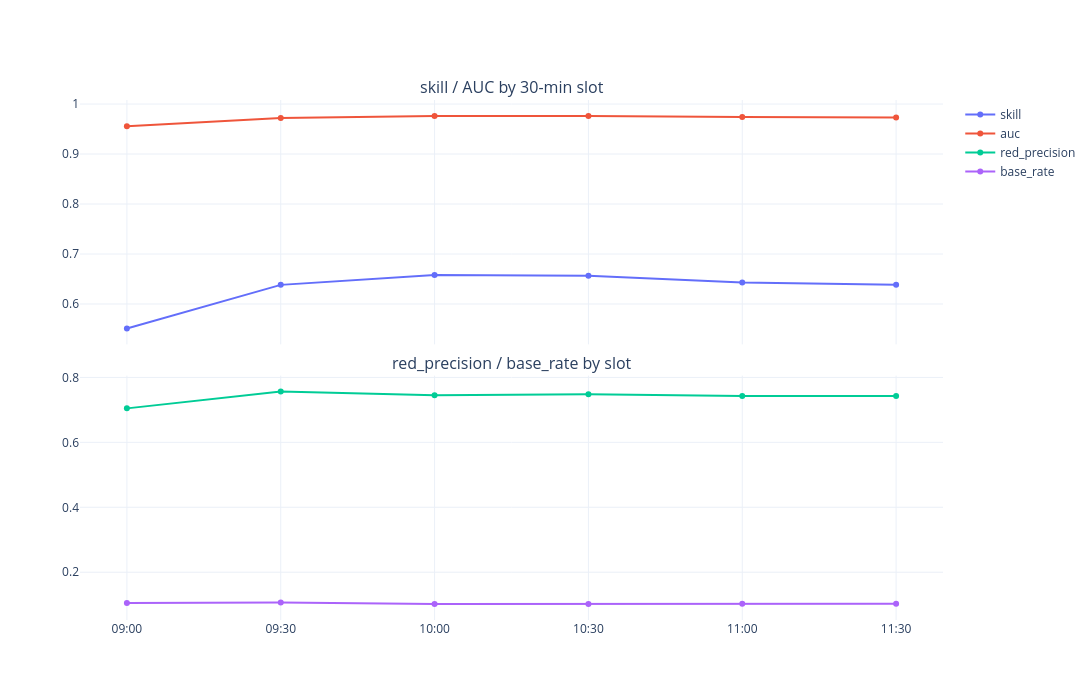
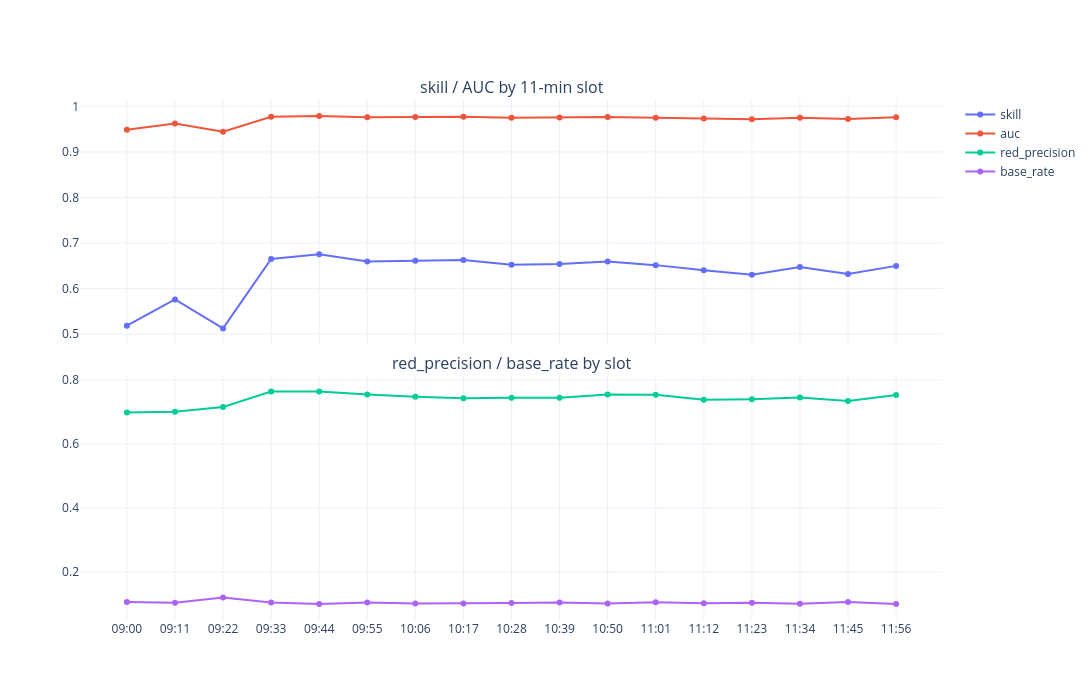

Notebook code cell kept with these figures, in order:
### Code cell
# ---------------------------------------------------------------- usage
FINE_BIN = 11                 # minutes

coarse, fine, pred = run()

### Figure 1 — Plotly figure (JSON) as saved in the notebook; plotly's stock layout.template omitted (floating-point values rounded to 4 significant figures)
{"data": [{"mode": "lines+markers", "name": "skill", "type": "scatter", "x": ["09:00", "09:30", "10:00", "10:30", "11:00", "11:30"], "xaxis": "x", "y": [0.5511, 0.6382, 0.658, 0.6567, 0.6432, 0.6384], "yaxis": "y"}, {"mode": "lines+markers", "name": "auc", "type": "scatter", "x": ["09:00", "09:30", "10:00", "10:30", "11:00", "11:30"], "xaxis": "x", "y": [0.9555, 0.9722, 0.9761, 0.9759, 0.9739, 0.9732], "yaxis": "y"}, {"mode": "lines+markers", "name": "red_precision", "type": "scatter", "x": ["09:00", "09:30", "10:00", "10:30", "11:00", "11:30"], "xaxis": "x2", "y": [0.7047, 0.7564, 0.7449, 0.7485, 0.7429, 0.7427], "yaxis": "y2"}, {"mode": "lines+markers", "name": "base_rate", "type": "scatter", "x": ["09:00", "09:30", "10:00", "10:30", "11:00", "11:30"], "xaxis": "x2", "y": [0.1054, 0.1069, 0.1021, 0.1025, 0.103, 0.1032], "yaxis": "y2"}], "layout": {"annotations": [{"font": {"size": 16}, "showarrow": false, "text": "skill / AUC by 30-min slot", "x": 0.5, "xanchor": "center", "xref": "paper", "y": 1, "yanchor": "bottom", "yref": "paper"}, {"font": {"size": 16}, "showarrow": false, "text": "red_precision / base_rate by slot", "x": 0.5, "xanchor": "center", "xref": "paper", "y": 0.47, "yanchor": "bottom", "yref": "paper"}], "height": 700, "hovermode": "x unified", "width": 1300, "xaxis": {"anchor": "y", "domain": [0, 1], "matches": "x2", "showticklabels": false}, "xaxis2": {"anchor": "y2", "domain": [0, 1]}, "yaxis": {"anchor": "x", "domain": [0.53, 1]}, "yaxis2": {"anchor": "x2", "domain": [0, 0.47]}}}

### Figure 2 — Plotly figure (JSON) as saved in the notebook; plotly's stock layout.template omitted (floating-point values rounded to 4 significant figures)
{"data": [{"mode": "lines+markers", "name": "skill", "type": "scatter", "x": ["09:00", "09:11", "09:22", "09:33", "09:44", "09:55", "10:06", "10:17", "10:28", "10:39", "10:50", "11:01", "11:12", "11:23", "11:34", "11:45", "11:56"], "xaxis": "x", "y": [0.5187, 0.5761, 0.5126, 0.6649, 0.6752, 0.6597, 0.661, 0.6627, 0.6522, 0.654, 0.6597, 0.6515, 0.6401, 0.6304, 0.6471, 0.632, 0.6498], "yaxis": "y"}, {"mode": "lines+markers", "name": "auc", "type": "scatter", "x": ["09:00", "09:11", "09:22", "09:33", "09:44", "09:55", "10:06", "10:17", "10:28", "10:39", "10:50", "11:01", "11:12", "11:23", "11:34", "11:45", "11:56"], "xaxis": "x", "y": [0.9485, 0.9621, 0.9445, 0.9772, 0.9789, 0.9762, 0.9767, 0.9772, 0.9748, 0.9754, 0.9768, 0.9749, 0.9736, 0.9718, 0.975, 0.972, 0.9759], "yaxis": "y"}, {"mode": "lines+markers", "name": "red_precision", "type": "scatter", "x": ["09:00", "09:11", "09:22", "09:33", "09:44", "09:55", "10:06", "10:17", "10:28", "10:39", "10:50", "11:01", "11:12", "11:23", "11:34", "11:45", "11:56"], "xaxis": "x2", "y": [0.6981, 0.7004, 0.7156, 0.7636, 0.7634, 0.7542, 0.7477, 0.743, 0.7443, 0.744, 0.7544, 0.7532, 0.738, 0.7398, 0.7447, 0.734, 0.7525], "yaxis": "y2"}, {"mode": "lines+markers", "name": "base_rate", "type": "scatter", "x": ["09:00", "09:11", "09:22", "09:33", "09:44", "09:55", "10:06", "10:17", "10:28", "10:39", "10:50", "11:01", "11:12", "11:23", "11:34", "11:45", "11:56"], "xaxis": "x2", "y": [0.1057, 0.1034, 0.1198, 0.1041, 0.09956, 0.1044, 0.1008, 0.1008, 0.103, 0.1042, 0.1008, 0.1051, 0.102, 0.1034, 0.1007, 0.1057, 0.09946], "yaxis": "y2"}], "layout": {"annotations": [{"font": {"size": 16}, "showarrow": false, "text": "skill / AUC by 11-min slot", "x": 0.5, "xanchor": "center", "xref": "paper", "y": 1, "yanchor": "bottom", "yref": "paper"}, {"font": {"size": 16}, "showarrow": false, "text": "red_precision / base_rate by slot", "x": 0.5, "xanchor": "center", "xref": "paper", "y": 0.47, "yanchor": "bottom", "yref": "paper"}], "height": 700, "hovermode": "x unified", "width": 1300, "xaxis": {"anchor": "y", "domain": [0, 1], "matches": "x2", "showticklabels": false}, "xaxis2": {"anchor": "y2", "domain": [0, 1]}, "yaxis": {"anchor": "x", "domain": [0.53, 1]}, "yaxis2": {"anchor": "x2", "domain": [0, 0.47]}}}
